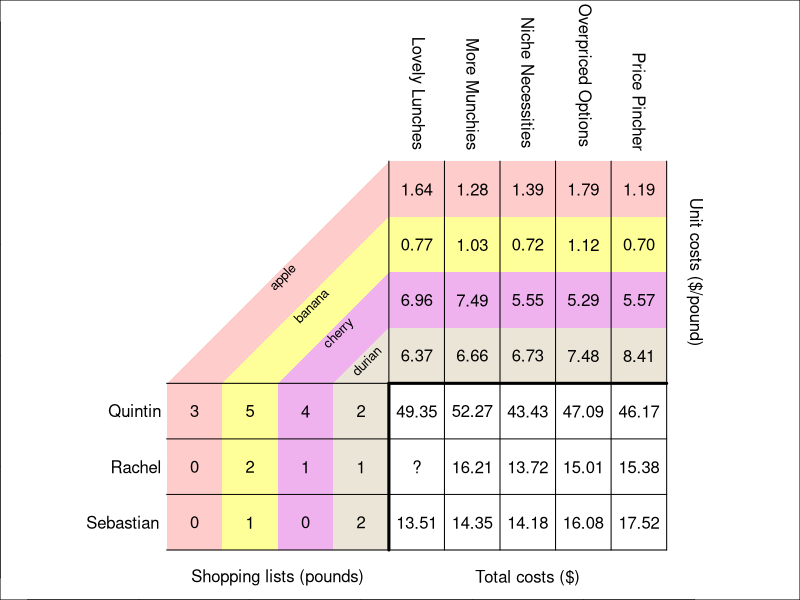

The R source for this figure:
## ---- chunk 1
matpr = function(A){
  pra = "\\begin{bmatrix}\n"
  for(i in 1:dim(A)[1]){
    pra = paste0(pra,paste0(A[i,],collapse=" & "))
    if(i<dim(A)[1]){pra = paste0(pra,"\\\\\n")} else {pra = paste0(pra,"\n")}
  }
  pra = paste0(pra,"\\end{bmatrix}")
  return(pra)
}
foods = c("apple","banana","cherry","durian")
pricemu = c(1.5,0.9,6,8)
stores = c("Lovely Lunches","More Munchies",
              "Niche Necessities","Overpriced Options",
              "Price Pincher")
people = c("Quintin","Rachel","Sebastian")
while(T){
  mults = runif(length(foods)*length(stores),0.75,1.25)
  prices = round(rep(pricemu,length(stores))*mults,2)
  amounts = numeric()
  for(i in 1:length(people)){
    amounts = c(amounts,sample(c(0,0,1,1,2,2,3,4,5),length(foods)))
  }
  P = matrix(prices,nrow=length(stores),byrow=T)
  Q = matrix(amounts,ncol=length(people))
  
  C = P%*%Q
  if(max(C)<100 && length(unique(c(C)))==length(C) && length(unique(c(P)))==length(P)){break}
}


smm = function(M){
  dastras = character()
  for(i in 1:dim(M)[1]){
    dastras = c(dastras,paste0(M[i,],collapse=","))
  }
  s = paste0("[[",paste0(dastras,collapse="],\n            ["),"]]")
  return(s)
}

smm2 = function(M){
  dastras = character()
  for(i in 1:dim(M)[1]){
    dastras = c(dastras,paste0(sprintf("%.2f",M[i,]),collapse=","))
  }
  s = paste0("[[",paste0(dastras,collapse="],\n            ["),"]]")
  return(s)
}
unki = sample(1:length(people),1)
unkj = sample(1:length(stores),1)

solq = Q[1:length(foods),unki]
solp = P[unkj,1:length(foods)]


nr = length(people)+length(foods)
nc = length(stores)+length(foods)

## ---- chunk 2
par(mar=c(0,0,0,0))
plot(0,0,"n",xlim=c(-0.6,nc+1),ylim=c(0,nr+3),asp=1)

for(i in 1:length(people)){
    text(0.5,length(people)-i+1,people[i],adj=1.1)
}
for(i in 1:length(stores)){
    text(nc-length(stores)+i,nr+0.5,stores[i],srt=-90,adj=1.1)
}


nf = length(foods)
ns = length(stores)
np = length(people)

clrs = c("red","yellow","maroon","tan")
clrs = c(rgb(1,0,0,0.2),rgb(1,1,0,0.4),rgb(0.8,0,0.8,0.3),rgb(0.6,0.5,0.2,0.2))
clrs2 = c(rgb(1,0,0),rgb(1,1,0),rgb(0.8,0,0.8),rgb(0.6,0.5,0.2))
for(i in 1:length(foods)){
    polygon(c(i-0.5,i-0.5,nf+0.5,nf+ns+0.5,nf+ns+0.5,nf+0.5,i+0.5,i+0.5),
            c(0.5,np+0.5,np+nf-i+1.5,np+nf-i+1.5,np+nf-i+0.5,np+nf-i+0.5,np+0.5,0.5),col=clrs[i],border = F)
    xt1 = i-0.3
    xt2 = nf+0.5
    yt1 = np+0.5
    yt2 = np+nf-i+1.3
    srt = atan2(yt2-yt1,xt2-xt1)/pi*180
    text((xt1+xt2)/2,(yt1+yt2)/2,foods[i],srt=srt,cex=0.8)
}

for(i in 1:length(people)){
    for(j in 1:length(foods)){
        text(j,length(people)-i+1,Q[j,i])
    }
}

for(i in 1:length(foods)){
    for(j in 1:length(stores)){
        text(j+length(foods),length(people)+length(foods)-i+1,sprintf("%.02f",P[j,i]))
    }
}

text(nf/2+0.5,0,"Shopping lists (pounds)")
text(nf+ns+1,np+nf/2+0.5,"Unit costs ($/pound)",srt=-90)
text(nf+ns/2+0.5,0,"Total costs ($)")

for(i in 1:length(people)){
    for(j in 1:length(stores)){
        if(i != unki || j!= unkj){
            text(nf+j,np+1-i,sprintf("%.02f",C[j,i]))
        } else {
            text(nf+j,np+1-i,"?")
        }
    }
}

for(i in 0:np){
    lines(c(0.5,nc+0.5),c(i,i)+0.5)
}
for(i in 0:ns){
    lines(nf+c(i,i)+0.5,c(0.5,np+nf+0.5))
}

lines(c(np+1.5,np+1.5),c(nf,1)-0.5,lwd=3)
lines(c(np+1.5,np+ns+1.5),c(nf,nf)-0.5,lwd=3)
